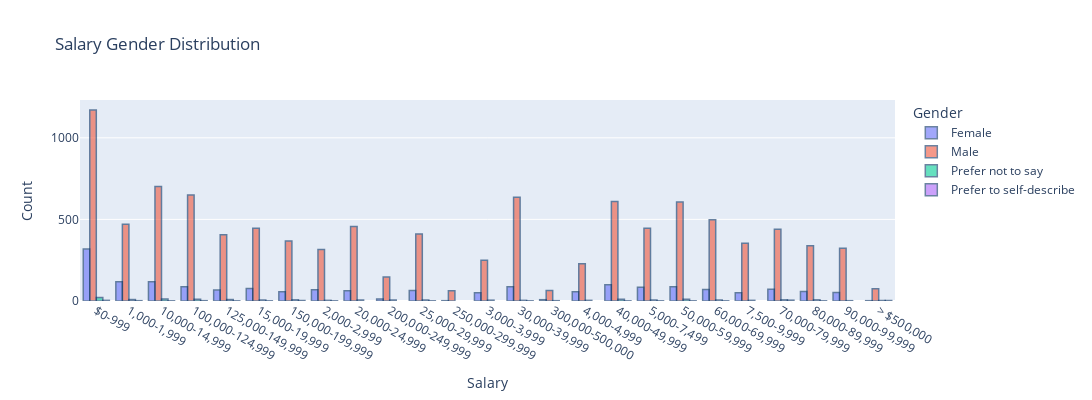

Notebook code for this chart:
### Markdown cell above
Salary gender distribution.

### Code cell
sal = df.loc[:,["salary", "gender"]].groupby(["salary", "gender"]).size().reset_index()
sal.columns = ["Salary", "Gender", "Count"]
fig = px.bar(sal, x='Salary', y='Count', color="Gender", 
             barmode='group', title ="Salary Gender Distribution", 
             height=400, width=1500)
fig.update_traces(marker_line_color='rgb(9,50,100)',
                  marker_line_width=1.5, opacity=0.6)
py.plot(fig)
fig.show()

### Figure 1 — Plotly figure (JSON) as saved in the notebook; plotly's stock layout.template omitted (floating-point values rounded to 4 significant figures)
{"data": [{"alignmentgroup": "True", "hovertemplate": "Gender=Female<br>Salary=%{x}<br>Count=%{y}<extra></extra>", "legendgroup": "Female", "marker": {"color": "#636efa", "line": {"color": "rgb(9,50,100)", "width": 1.5}, "pattern": {"shape": ""}}, "name": "Female", "offsetgroup": "Female", "opacity": 0.6, "orientation": "v", "showlegend": true, "textposition": "auto", "type": "bar", "x": ["$0-999", "1,000-1,999", "10,000-14,999", "100,000-124,999", "125,000-149,999", "15,000-19,999", "150,000-199,999", "2,000-2,999", "20,000-24,999", "200,000-249,999", "25,000-29,999", "250,000-299,999", "3,000-3,999", "30,000-39,999", "300,000-500,000", "4,000-4,999", "40,000-49,999", "5,000-7,499", "50,000-59,999", "60,000-69,999", "7,500-9,999", "70,000-79,999", "80,000-89,999", "90,000-99,999", "> $500,000"], "xaxis": "x", "y": [318, 118, 118, 87, 67, 76, 56, 69, 63, 12, 64, 2, 50, 88, 8, 56, 99, 84, 87, 71, 50, 72, 58, 52, 2], "yaxis": "y"}, {"alignmentgroup": "True", "hovertemplate": "Gender=Male<br>Salary=%{x}<br>Count=%{y}<extra></extra>", "legendgroup": "Male", "marker": {"color": "#EF553B", "line": {"color": "rgb(9,50,100)", "width": 1.5}, "pattern": {"shape": ""}}, "name": "Male", "offsetgroup": "Male", "opacity": 0.6, "orientation": "v", "showlegend": true, "textposition": "auto", "type": "bar", "x": ["$0-999", "1,000-1,999", "10,000-14,999", "100,000-124,999", "125,000-149,999", "15,000-19,999", "150,000-199,999", "2,000-2,999", "20,000-24,999", "200,000-249,999", "25,000-29,999", "250,000-299,999", "3,000-3,999", "30,000-39,999", "300,000-500,000", "4,000-4,999", "40,000-49,999", "5,000-7,499", "50,000-59,999", "60,000-69,999", "7,500-9,999", "70,000-79,999", "80,000-89,999", "90,000-99,999", "> $500,000"], "xaxis": "x", "y": [1170, 470, 702, 650, 406, 446, 368, 316, 457, 147, 411, 63, 250, 635, 64, 229, 609, 445, 606, 498, 354, 440, 339, 323, 75], "yaxis": "y"}, {"alignmentgroup": "True", "hovertemplate": "Gender=Prefer not to say<br>Salary=%{x}<br>Count=%{y}<extra></extra>", "legendgroup": "Prefer not to say", "marker": {"color": "#00cc96", "line": {"color": "rgb(9,50,100)", "width": 1.5}, "pattern": {"shape": ""}}, "name": "Prefer not to say", "offsetgroup": "Prefer not to say", "opacity": 0.6, "orientation": "v", "showlegend": true, "textposition": "auto", "type": "bar", "x": ["$0-999", "1,000-1,999", "10,000-14,999", "100,000-124,999", "125,000-149,999", "15,000-19,999", "150,000-199,999", "2,000-2,999", "20,000-24,999", "200,000-249,999", "25,000-29,999", "3,000-3,999", "30,000-39,999", "300,000-500,000", "4,000-4,999", "40,000-49,999", "5,000-7,499", "50,000-59,999", "60,000-69,999", "7,500-9,999", "70,000-79,999", "80,000-89,999", "90,000-99,999", "> $500,000"], "xaxis": "x", "y": [21, 9, 12, 11, 9, 6, 7, 4, 6, 6, 6, 5, 4, 2, 4, 10, 6, 10, 6, 4, 7, 7, 2, 3], "yaxis": "y"}, {"alignmentgroup": "True", "hovertemplate": "Gender=Prefer to self-describe<br>Salary=%{x}<br>Count=%{y}<extra></extra>", "legendgroup": "Prefer to self-describe", "marker": {"color": "#ab63fa", "line": {"color": "rgb(9,50,100)", "width": 1.5}, "pattern": {"shape": ""}}, "name": "Prefer to self-describe", "offsetgroup": "Prefer to self-describe", "opacity": 0.6, "orientation": "v", "showlegend": true, "textposition": "auto", "type": "bar", "x": ["$0-999", "1,000-1,999", "10,000-14,999", "100,000-124,999", "125,000-149,999", "15,000-19,999", "150,000-199,999", "2,000-2,999", "25,000-29,999", "30,000-39,999", "40,000-49,999", "5,000-7,499", "50,000-59,999", "60,000-69,999", "70,000-79,999", "80,000-89,999", "> $500,000"], "xaxis": "x", "y": [4, 2, 1, 2, 1, 1, 3, 1, 1, 1, 1, 1, 1, 1, 5, 1, 3], "yaxis": "y"}], "layout": {"barmode": "group", "height": 400, "legend": {"title": {"text": "Gender"}, "tracegroupgap": 0}, "title": {"text": "Salary Gender Distribution"}, "width": 1500, "xaxis": {"anchor": "y", "domain": [0, 1], "title": {"text": "Salary"}}, "yaxis": {"anchor": "x", "domain": [0, 1], "title": {"text": "Count"}}}}
